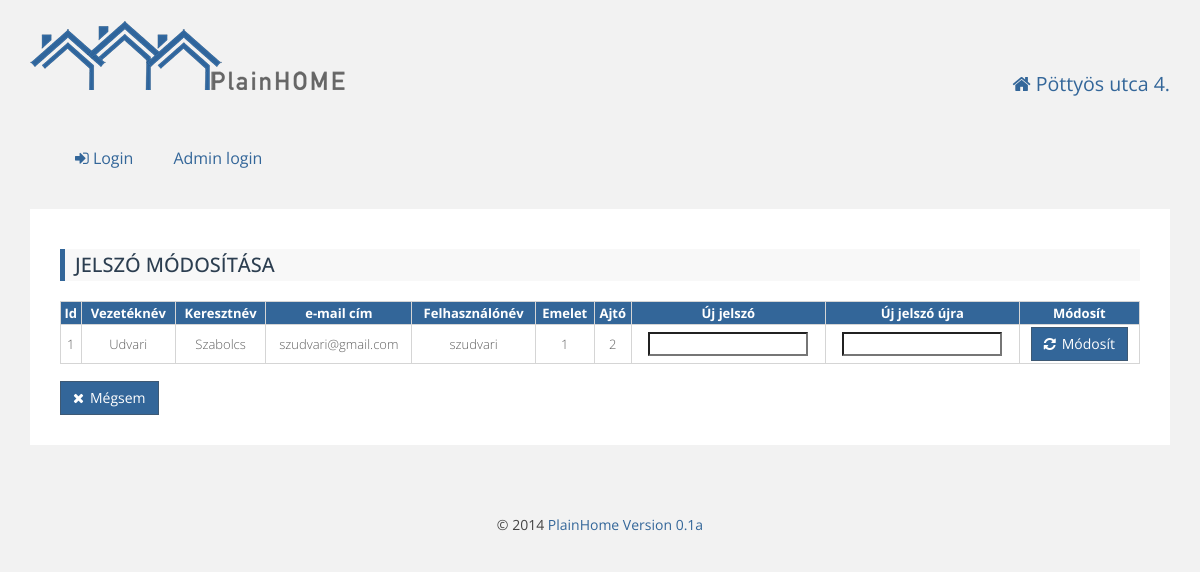
Before: /update_upassword.php?uid=1 with the older database file.
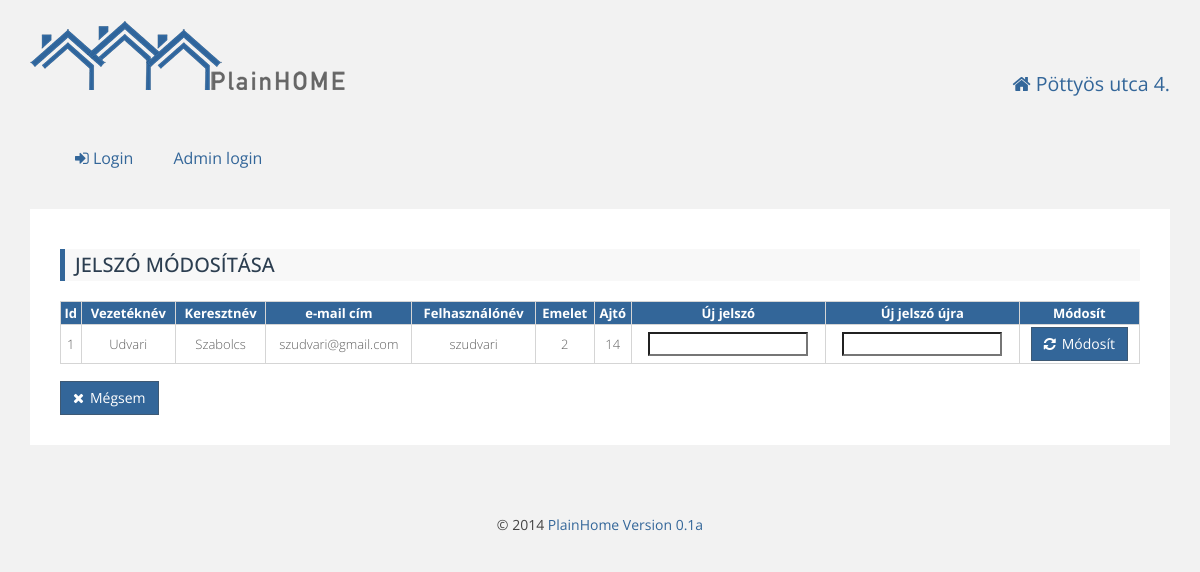
After: the same page with the newer database file.
### tables this page shows
CREATE TABLE IF NOT EXISTS `residents` (
  `id` int(11) NOT NULL AUTO_INCREMENT,
  `firstname` varchar(100) NOT NULL,
  `lastname` varchar(100) NOT NULL,
  `email` varchar(100) NOT NULL,
  `username` varchar(25) NOT NULL,
  `password` varchar(512) NOT NULL,
  `depositid` int(11) NOT NULL,
  `active` int(11) NOT NULL DEFAULT '1',
  `admin` int(11) NOT NULL DEFAULT '0',
  PRIMARY KEY (`id`),
  UNIQUE KEY `deposit_id` (`depositid`),
  UNIQUE KEY `e-mail` (`email`)
);

CREATE TABLE IF NOT EXISTS `deposits` (
  `id` int(11) NOT NULL AUTO_INCREMENT,
  `floor` varchar(5) NOT NULL,
  `door` varchar(4) NOT NULL,
  `area` double NOT NULL,
  `residents_no` int(11) NOT NULL,
  `area_ratio` double NOT NULL,
  `resident_name` text NOT NULL,
  PRIMARY KEY (`id`)
);

### db.php (called while the page is built, shortened)
<?php
function getUserData($id) {
    $sql = "SELECT `residents`.`id`,`residents`.`firstname`,`residents`.`lastname`,"
            . "`residents`.`email`,`residents`.`username`,`deposits`.`floor`,"
            . "`deposits`.`door` FROM residents LEFT JOIN `deposits` "
            . "ON `residents`.`depositid` = `deposits`.`id` WHERE `residents`.`id` = $id;";
    $result = mysql_query($sql);
    $array = array();
    while ($row = mysql_fetch_assoc($result)) {
        $array = $row;
    }
    return $array;
}

### update_upassword.php (the view, shortened to what this page needs)
<?php
include_once 'db.php';
include_once 'html.php';
$id = $_GET["uid"];
$user = getUserData($id);
$action = $_SERVER["PHP_SELF"] . "?uid=$id";
echo <<<EOT
   <div class="content">
   <h3 class="primary"> Jelszó módosítása </h3>
   <form method="post" action="$action">
   <table id="responsiveTable" class="large-only" cellspacing="0">
    <tr align="left" class="primary">
    <th>Id</név>
    <th>Vezetéknév</th>
    <th>Keresztnév</th>
    <th>e-mail cím</th>
    <th>Felhasználónév</th>
    <th>Emelet</név>
    <th>Ajtó</név>
    <th>Új jelszó</th>
    <th>Új jelszó újra</th>
    <th>Módosít</th>
    </tr>
    <tbody>
    <tr>
    <td>{$user['id']}</td>
    <td>{$user['firstname']}</td>
    <td>{$user['lastname']}</td>
    <td>{$user['email']}</td>
    <td>{$user['username']}</td>
    <td>{$user['floor']}</td>
    <td>{$user['door']}</td>
    <td><input type="password" name="pass1"></td>
    <td><input type="password" name="pass2"></td>
    <td><button type="input" name="submit" value="módosít" class="btn btn-success btn-icon"><i class="fa fa-refresh"></i>Módosít</button></td>
    </tr>
    </tbody>
    </table>
    </form>
    <div class="buttons">
    <a href="allresidents.php"><button type="input" class="btn btn-success btn-icon"><i class="fa fa-times"></i>Mégsem</button></a>
    </div>
    </div>
EOT;

Changed rows visible on the page:
changed residents "Udvari": depositid.floor "1" → "2"; depositid.door "2" → "14"
